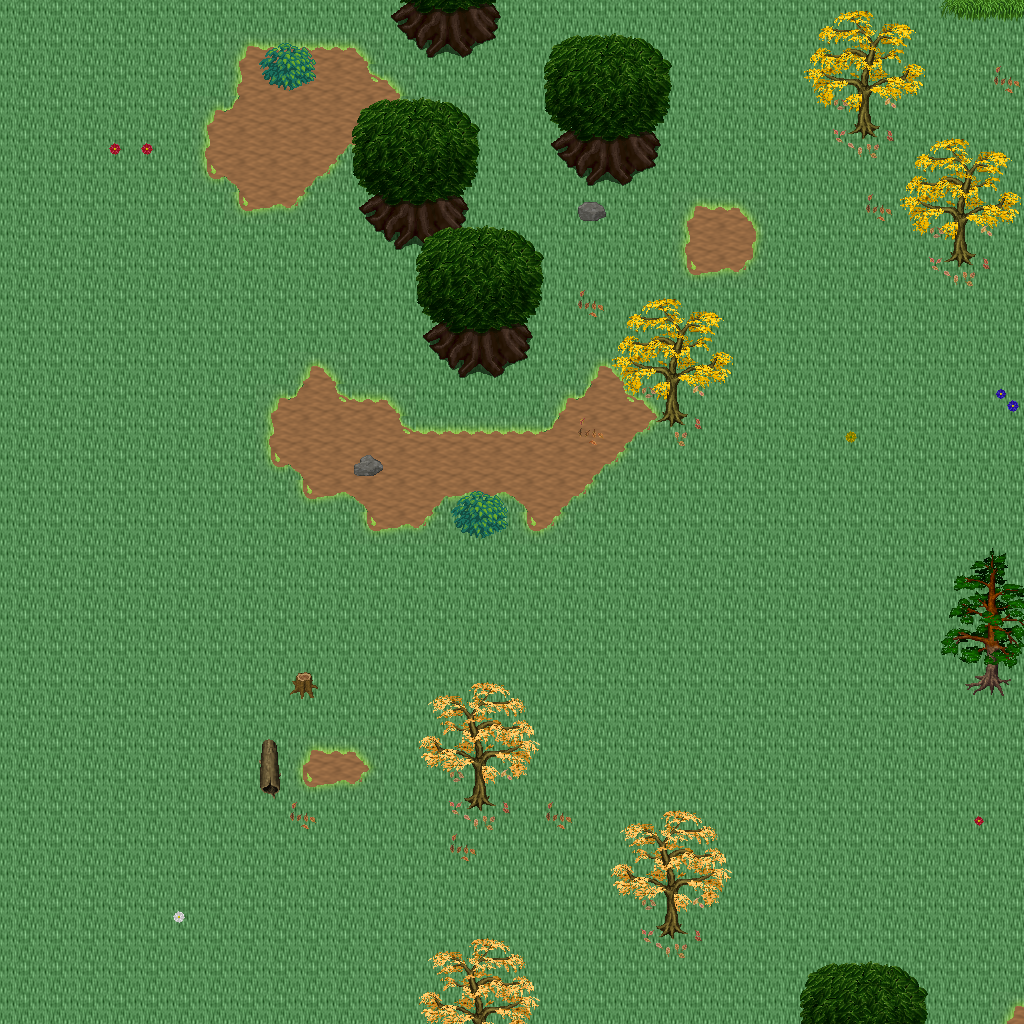

Below is a game level as drawn by its tile map, then a one-line description and the .tmx that defines it (tile-layer data replaced by summaries):
An orthogonal 32x32 tile map with 32x32 px tiles, 5 tile layers (Ground, Objects, Objects2, Above, ...), 1 hidden layer not drawn, 32 tilesets.

<map version="1.10" tiledversion="1.11.0" orientation="orthogonal" renderorder="right-down" width="32" height="32" tilewidth="32" tileheight="32" infinite="0" nextlayerid="11" nextobjectid="1">
 <tileset firstgid="1" name="logic_collision" tilewidth="32" tileheight="32" tilecount="1" columns="1">
  <image source="../drawable/logic_collision.png" width="32" height="32" />
 </tileset>
 <tileset firstgid="2" name="ground_ridge_earth_pale" tilewidth="32" tileheight="32" tilecount="96" columns="12">
  <image source="../drawable/ground_ridge_earth_pale.png" width="384" height="256" />
 </tileset>
 <tileset firstgid="98" name="ground_ridge_earth_dark" tilewidth="32" tileheight="32" tilecount="96" columns="12">
  <image source="../drawable/ground_ridge_earth_dark.png" width="384" height="256" />
 </tileset>
 <tileset firstgid="194" name="ground_ground" tilewidth="32" tileheight="32" tilecount="33" columns="3">
  <image source="../drawable/ground_ground.png" width="96" height="352" />
 </tileset>
 <tileset firstgid="227" name="terrain_grassland" tilewidth="32" tileheight="32" tilecount="88" columns="8">
  <image source="../drawable/terrain_grassland.png" width="256" height="352" />
 </tileset>
 <tileset firstgid="315" name="ground_grass_edges" tilewidth="32" tileheight="32" tilecount="36" columns="12">
  <image source="../drawable/ground_grass_edges.png" width="384" height="96" />
 </tileset>
 <tileset firstgid="351" name="ground_grass_corners" tilewidth="32" tileheight="32" tilecount="24" columns="6">
  <image source="../drawable/ground_grass_corners.png" width="192" height="128" />
 </tileset>
 <tileset firstgid="375" name="plant_tree_tree_darkgreen" tilewidth="32" tileheight="32" tilecount="88" columns="8">
  <image source="../drawable/plant_tree_tree_darkgreen.png" width="256" height="352" />
 </tileset>
 <tileset firstgid="463" name="plant_tree_fall_trees" tilewidth="32" tileheight="32" tilecount="40" columns="8">
  <image source="../drawable/plant_tree_fall_trees.png" width="256" height="160" />
 </tileset>
 <tileset firstgid="503" name="plant_tree_evergreen" tilewidth="32" tileheight="32" tilecount="36" columns="3">
  <image source="../drawable/plant_tree_evergreen.png" width="96" height="384" />
 </tileset>
 <tileset firstgid="539" name="plant_tree_pine_tree" tilewidth="32" tileheight="32" tilecount="20" columns="4">
  <image source="../drawable/plant_tree_pine_tree.png" width="128" height="160" />
 </tileset>
 <tileset firstgid="559" name="plant_tree_pine_tree_1" tilewidth="32" tileheight="32" tilecount="20" columns="4">
  <image source="../drawable/plant_tree_pine_tree_1.png" width="128" height="160" />
 </tileset>
 <tileset firstgid="579" name="building_decoration_rocks" tilewidth="32" tileheight="32" tilecount="6" columns="3">
  <image source="../drawable/building_decoration_rocks.png" width="96" height="64" />
 </tileset>
 <tileset firstgid="585" name="plant_stump_hollow_logs" tilewidth="32" tileheight="32" tilecount="6" columns="3">
  <image source="../drawable/plant_stump_hollow_logs.png" width="96" height="64" />
 </tileset>
 <tileset firstgid="591" name="plant_stump_small_stump" tilewidth="32" tileheight="32" tilecount="4" columns="2">
  <image source="../drawable/plant_stump_small_stump.png" width="64" height="64" />
 </tileset>
 <tileset firstgid="595" name="plant_flower_daisy_yellow" tilewidth="32" tileheight="32" tilecount="8" columns="2">
  <image source="../drawable/plant_flower_daisy_yellow.png" width="64" height="128" />
 </tileset>
 <tileset firstgid="603" name="plant_flower_daisy_white" tilewidth="32" tileheight="32" tilecount="8" columns="2">
  <image source="../drawable/plant_flower_daisy_white.png" width="64" height="128" />
 </tileset>
 <tileset firstgid="611" name="plant_flower_daisy_red" tilewidth="32" tileheight="32" tilecount="8" columns="2">
  <image source="../drawable/plant_flower_daisy_red.png" width="64" height="128" />
 </tileset>
 <tileset firstgid="619" name="plant_flower_daisy_blue" tilewidth="32" tileheight="32" tilecount="8" columns="2">
  <image source="../drawable/plant_flower_daisy_blue.png" width="64" height="128" />
 </tileset>
 <tileset firstgid="627" name="plant_leaves" tilewidth="32" tileheight="32" tilecount="8" columns="4">
  <image source="../drawable/plant_leaves.png" width="128" height="64" />
 </tileset>
 <tileset firstgid="635" name="plant_brown_mushrooms" tilewidth="32" tileheight="32" tilecount="24" columns="6">
  <image source="../drawable/plant_brown_mushrooms.png" width="192" height="128" />
 </tileset>
 <tileset firstgid="659" name="logic_item_resources" tilewidth="32" tileheight="32" tilecount="6" columns="6">
  <image source="../drawable/logic_item_resources.png" width="192" height="32" />
 </tileset>
 <tileset firstgid="665" name="logic_creature_animal" tilewidth="32" tileheight="32" tilecount="32" columns="8">
  <image source="../drawable/logic_creature_animal.png" width="256" height="128" />
 </tileset>
 <tileset firstgid="697" name="ground_tall_grass" tilewidth="32" tileheight="32" tilecount="15" columns="5">
  <image source="../drawable/ground_tall_grass.png" width="160" height="96" />
 </tileset>
 <tileset firstgid="712" name="logic_creature_reptile" tilewidth="32" tileheight="32" tilecount="7" columns="7">
  <image source="../drawable/logic_creature_reptile.png" width="224" height="32" />
 </tileset>
 <tileset firstgid="719" name="plant_bush_leafy" tilewidth="32" tileheight="32" tilecount="48" columns="8">
  <image source="../drawable/plant_bush_leafy.png" width="256" height="192" />
 </tileset>
 <tileset firstgid="767" name="plant_bushes_and_trees" tilewidth="32" tileheight="32" tilecount="144" columns="16">
  <image source="../drawable/plant_bushes_and_trees.png" width="512" height="289" />
 </tileset>
 <tileset firstgid="911" name="building_thatched_roof_cottage1" tilewidth="32" tileheight="32" tilecount="20" columns="4">
  <image source="../drawable/building_thatched_roof_cottage1.png" width="128" height="160" />
 </tileset>
 <tileset firstgid="931" name="building_thatched_roof_cottage2" tilewidth="32" tileheight="32" tilecount="20" columns="4">
  <image source="../drawable/building_thatched_roof_cottage2.png" width="128" height="160" />
 </tileset>
 <tileset firstgid="951" name="plant_stump_stump_rectangular" tilewidth="32" tileheight="32" tilecount="4" columns="2">
  <image source="../drawable/plant_stump_stump_rectangular.png" width="64" height="64" />
 </tileset>
 <tileset firstgid="955" name="object_well_hoist" tilewidth="32" tileheight="32" tilecount="9" columns="3">
  <image source="../drawable/object_well_hoist.png" width="96" height="96" />
 </tileset>
 <tileset firstgid="964" name="logic_creature_gnome" tilewidth="32" tileheight="32" tilecount="6" columns="6">
  <image source="../drawable/logic_creature_gnome.png" width="192" height="32" />
 </tileset>
 <layer id="1" name="Ground" width="32" height="32">
  <data>[1024 cells, 1024 non-empty, 2 distinct tile ids]</data>
 </layer>
 <layer id="2" name="Objects" width="32" height="32">
  <data>[1024 cells, 145 non-empty, 40 distinct tile ids]</data>
 </layer>
 <layer id="3" name="Objects2" width="32" height="32">
  <data>[1024 cells, 25 non-empty, 9 distinct tile ids]</data>
 </layer>
 <layer id="4" name="Above" width="32" height="32">
  <data>[1024 cells, 152 non-empty, 58 distinct tile ids]</data>
 </layer>
 <layer id="5" name="Above2" width="32" height="32">
  <data>[1024 cells, 0 non-empty, 0 distinct tile ids]</data>
 </layer>
 <layer id="6" name="Walkable" width="32" height="32" visible="0">
  <data>[1024 cells, 45 non-empty, 1 distinct tile ids]</data>
 </layer>
 <objectgroup id="7" name="Mapevents" />
 <objectgroup id="8" name="Spawn" />
 <objectgroup id="9" name="Keys" />
 <objectgroup id="10" name="Replace" />
</map>
